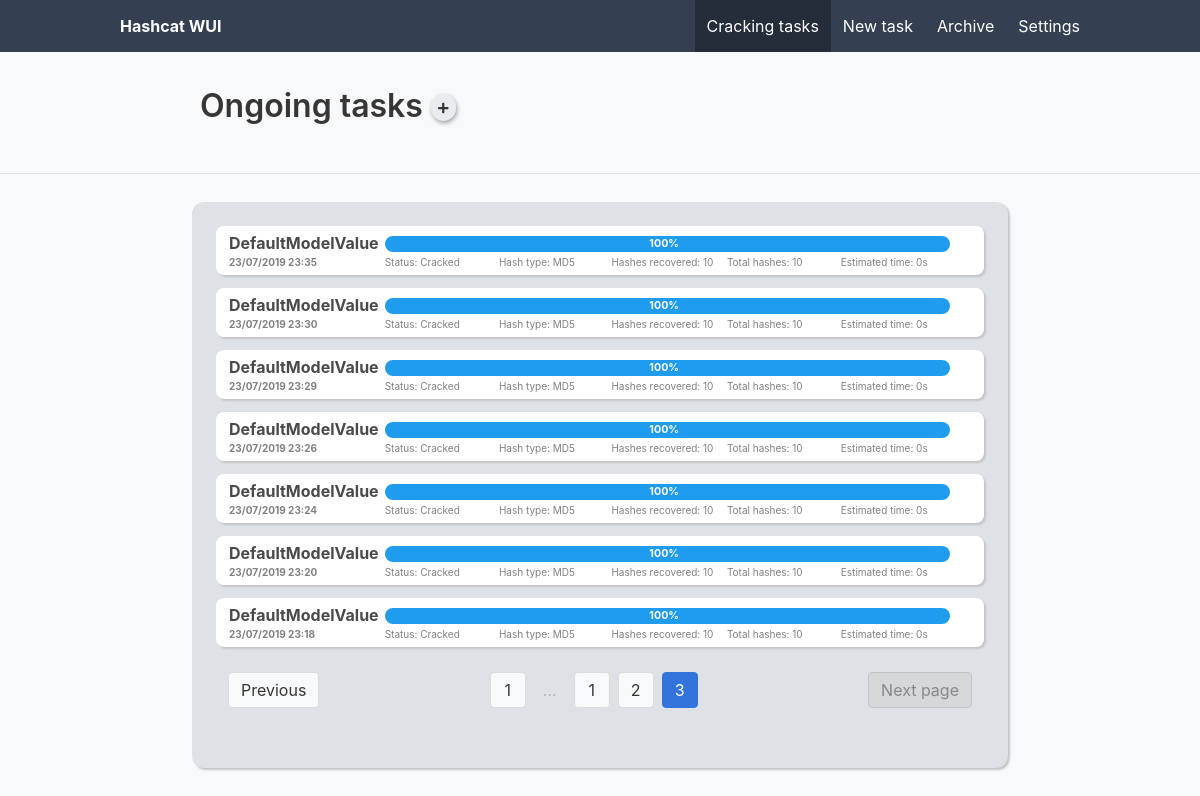
The page /home?p=3 on the database its author committed.
### hashcat/models.py (models this page shows, shortened)
class CrackingTask(models.Model):
	name = models.CharField(max_length=200, default="DefaultModelValue")
	status = models.IntegerField()
	speed = models.IntegerField()
	recoveredHashes = models.IntegerField()
	totalLoadedHashes = models.IntegerField()
	triedPasswords = models.IntegerField()
	totalPasswords = models.IntegerField()
	startDate = models.DateTimeField('date created', default=timezone.now)
	hashType = models.IntegerField()
	attackMode = models.IntegerField()
	sessionID = models.UUIDField(unique=True, default=uuid.uuid4, editable=False)
	def statusText(self):
		switcher = {
			0: "Starting",
			3: "Running",
			5: "Exhausted",
			6: "Cracked",
			7: "Aborted",
			8: "Quit"
		}
		return switcher.get(self.status,"Invalid_Status")
	def progressPercent(self):
		if(self.status==6):
				return round(100, 2)
		if self.triedPasswords and self.totalPasswords:
				return round(int(self.triedPasswords)/int(self.totalPasswords)*100,2)
		else:
			return 0
	def estimatedTime(self):
		if self.triedPasswords and self.totalPasswords and self.speed:
			if(self.status==6):
				return 0
			else:
				return round((int(self.totalPasswords)-int(self.triedPasswords))/int(self.speed))
		else:
			return 0
	def hashTypeText(self):
		switcher = {
			0: "MD5",
			900: "MD4",
			5100: "Half MD5",
			100: "SHA1",
			1300: "SHA2-224",
			1400: "SHA2-256",
			10800: "SHA2-384",
			1700: "SHA2-512",
			17300: "SHA3-224",
			17400: "SHA3-256",
			17500: "SHA3-384",
			17600: "SHA3-512",
			17700: "Keccak-224",
			17800: "Keccak-256",
			17900: "Keccak-384",
			18000: "Keccak-512",
			600: "BLAKE2b-512",
			10100: "SipHash",
			6000: "RIPEMD-160",
			6100: "Whirlpool",
			6900: "GOST R 34.11-94",
			11700: "GOST R 34.11-2012 (Streebog) 256-bit, big-endian",
			11800: "GOST R 34.11-2012 (Streebog) 512-bit, big-endian",
			10: "md5($pass.$salt",
			20: "md5($salt.$pass",
			30: "md5(utf16le($pass).$salt",
			40: "md5($salt.utf16le($pass",
			3800: "md5($salt.$pass.$salt",
			3710: "md5($salt.md5($pass",
			4010: "md5($salt.md5($salt.$pass",
			4110: "md5($salt.md5($pass.$salt",
			2600: "md5(md5($pass",
			3910: "md5(md5($pass).md5($salt",
			4300: "md5(strtoupper(md5($pass",
			4400: "md5(sha1($pass",
			110: "sha1($pass.$salt",
			120: "sha1($salt.$pass",
			130: "sha1(utf16le($pass).$salt",
			140: "sha1($salt.utf16le($pass",
			4500: "sha1(sha1($pass",
			4520: "sha1($salt.sha1($pass",
			4700: "sha1(md5($pass",
			4900: "sha1($salt.$pass.$salt",
			14400: "sha1(CX",
			1410: "sha256($pass.$salt",
			1420: "sha256($salt.$pass",
			1430: "sha256(utf16le($pass).$salt",
			1440: "sha256($salt.utf16le($pass",
			1710: "sha512($pass.$salt",
			1720: "sha512($salt.$pass",
			1730: "sha512(utf16le($pass).$salt",
			1740: "sha512($salt.utf16le($pass",
			50: "HMAC-MD5 (key = $pass",
			60: "HMAC-MD5 (key = $salt",
			150: "HMAC-SHA1 (key = $pass",
			160: "HMAC-SHA1 (key = $salt",
			1450: "HMAC-SHA256 (key = $pass",
			1460: "HMAC-SHA256 (key = $salt",
			1750: "HMAC-SHA512 (key = $pass",
			1760: "HMAC-SHA512 (key = $salt",
			11750: "HMAC-Streebog-256 (key = $pass), big-endian",
			11760: "HMAC-Streebog-256 (key = $salt), big-endian",
			11850: "HMAC-Streebog-512 (key = $pass), big-endian",
			11860: "HMAC-Streebog-512 (key = $salt), big-endian",
			14000: "DES (PT = $salt, key = $pass",
			14100: "3DES (PT = $salt, key = $pass",
			14900: "Skip32 (PT = $salt, key = $pass",
			15400: "ChaCha20",
			400: "phpass",
			8900: "scrypt",
			11900: "PBKDF2-HMAC-MD5",
			12000: "PBKDF2-HMAC-SHA1",
			10900: "PBKDF2-HMAC-SHA256",
			12100: "PBKDF2-HMAC-SHA512",
			23: "Skype",
			2500: "WPA-EAPOL-PBKDF2",
			2501: "WPA-EAPOL-PMK",
			16800: "WPA-PMKID-PBKDF2",
			16801: "WPA-PMKID-PMK",
			4800: "iSCSI CHAP authentication, MD5(CHAP",
			5300: "IKE-PSK MD5",
			5400: "IKE-PSK SHA1",
			5500: "NetNTLMv1",
			5500: "NetNTLMv1+ESS",
			5600: "NetNTLMv2",
			7300: "IPMI2 RAKP HMAC-SHA1",
			7500: "Kerberos 5 AS-REQ Pre-Auth etype 23",
			8300: "DNSSEC (NSEC3",
			10200: "CRAM-MD5",
			11100: "PostgreSQL CRAM (MD5",
			11200: "MySQL CRAM (SHA1",
			11400: "SIP digest authentication (MD5",
			13100: "Kerberos 5 TGS-REP etype 23",
			16100: "TACACS",
			16500: "JWT (JSON Web Token",
			18200: "Kerberos 5 AS-REP etype 23",
			121: "SMF (Simple Machines Forum) > v1.1",
			400: "phpBB3 (MD5",
			2611: "vBulletin &lt; v3.8.5",
			2711: "vBulletin >= v3.8.5",
			2811: "MyBB 1.2",
			2811: "IPB2+ (Invision Power Board",
			8400: "WBB3 (Woltlab Burning Board",
			11: "Joomla &lt; 2.5.18",
			400: "Joomla >= 2.5.18 (MD5",
			400: "WordPress (MD5",
			2612: "PHPS",
			7900: "Drupal7",
			21: "osCommerce",
			21: "xt:Commerce",
			11000: "PrestaShop",
			124: "Django (SHA-1",
			10000: "Django (PBKDF2-SHA256",
			16000: "Tripcode",
			3711: "MediaWiki B type",
			13900: "OpenCart",
			4521: "Redmine",
			4522: "PunBB",
			12001: "Atlassian (PBKDF2-HMAC-SHA1",
			12: "PostgreSQL",
			131: "MSSQL (2000",
			132: "MSSQL (2005",
			1731: "MSSQL (2012, 2014",
			200: "MySQL323",
			300: "MySQL4.1/MySQL5",
			3100: "Oracle H: Type (Oracle 7",
			112: "Oracle S: Type (Oracle 11",
			12300: "Oracle T: Type (Oracle 12",
			8000: "Sybase ASE",
			141: "Episerver 6.x &lt; .NET 4",
			1441: "Episerver 6.x >= .NET 4",
			1600: "Apache $apr1$ MD5, md5apr1, MD5 (APR",
			12600: "ColdFusion 10",
			1421: "hMailServer",
			101: "nsldap, SHA-1(Base64), Netscape LDAP SHA",
			111: "nsldaps, SSHA-1(Base64), Netscape LDAP SSHA",
			1411: "SSHA-256(Base64), LDAP {SSHA256",
			1711: "SSHA-512(Base64), LDAP {SSHA512",
			16400: "CRAM-MD5 Dovecot",
			15000: "FileZilla Server >= 0.9.55",
			11500: "CRC32",
			3000: "LM",
			1000: "NTLM",
			1100: "Domain Cached Credentials (DCC), MS Cache",
			2100: "Domain Cached Credentials 2 (DCC2), MS Cache 2",
			15300: "DPAPI masterkey file v1",
			15900: "DPAPI masterkey file v2",
			12800: "MS-AzureSync  PBKDF2-HMAC-SHA256",
			1500: "descrypt, DES (Unix), Traditional DES",
			12400: "BSDi Crypt, Extended DES",
			500: "md5crypt, MD5 (Unix), Cisco-IOS $1$ (MD5",
			3200: "bcrypt $2*$, Blowfish (Unix",
			7400: "sha256crypt $5$, SHA256 (Unix",
			1800: "sha512crypt $6$, SHA512 (Unix",
			122: "macOS v10.4, MacOS v10.5, MacOS v10.6",
			1722: "macOS v10.7",
			7100: "macOS v10.8+ (PBKDF2-SHA512",
			6300: "AIX {smd5",
			6700: "AIX {ssha1",
			6400: "AIX {ssha256",
			6500: "AIX {ssha512",
			2400: "Cisco-PIX MD5",
			2410: "Cisco-ASA MD5",
			500: "Cisco-IOS $1$ (MD5",
			5700: "Cisco-IOS type 4 (SHA256",
			9200: "Cisco-IOS $8$ (PBKDF2-SHA256",
			9300: "Cisco-IOS $9$ (scrypt",
			22: "Juniper NetScreen/SSG (ScreenOS",
			501: "Juniper IVE",
			15100: "Juniper/NetBSD sha1crypt",
			7000: "FortiGate (FortiOS",
			5800: "Samsung Android Password/PIN",
			13800: "Windows Phone 8+ PIN/password",
			8100: "Citrix NetScaler",
			8500: "RACF",
			7200: "GRUB 2",
			9900: "Radmin2",
			125: "ArubaOS",
			7700: "SAP CODVN B (BCODE",
			7701: "SAP CODVN B (BCODE) via RFC_READ_TABLE",
			7800: "SAP CODVN F/G (PASSCODE",
			7801: "SAP CODVN F/G (PASSCODE) via RFC_READ_TABLE",
			10300: "SAP CODVN H (PWDSALTEDHASH) iSSHA-1",
			8600: "Lotus Notes/Domino 5",
			8700: "Lotus Notes/Domino 6",
			9100: "Lotus Notes/Domino 8",
			133: "PeopleSoft",
			13500: "PeopleSoft PS_TOKEN",
			11600: "7-Zip",
			12500: "RAR3-hp",
			13000: "RAR5",
			13200: "AxCrypt",
			13300: "AxCrypt in-memory SHA1",
			13600: "WinZip",
			14700: "iTunes backup &lt; 10.0",
			14800: "iTunes backup >= 10.0",
			6211: "TrueCrypt PBKDF2-HMAC-RIPEMD160 XTS 512 bit",
			6212: "TrueCrypt PBKDF2-HMAC-RIPEMD160 XTS 1024 bit",
			6213: "TrueCrypt PBKDF2-HMAC-RIPEMD160 XTS 1536 bit",
			6221: "TrueCrypt PBKDF2-HMAC-SHA512 XTS 512 bit",
			6222: "TrueCrypt PBKDF2-HMAC-SHA512 XTS 1024 bit",
			6223: "TrueCrypt PBKDF2-HMAC-SHA512 XTS 1536 bit",
			6231: "TrueCrypt PBKDF2-HMAC-Whirlpool XTS 512 bit",
			6232: "TrueCrypt PBKDF2-HMAC-Whirlpool XTS 1024 bit",
			6233: "TrueCrypt PBKDF2-HMAC-Whirlpool XTS 1536 bit",
			6241: "TrueCrypt PBKDF2-HMAC-RIPEMD160 + boot-mode XTS 512 bit",
			6242: "TrueCrypt PBKDF2-HMAC-RIPEMD160 + boot-mode XTS 1024 bit",
			6243: "TrueCrypt PBKDF2-HMAC-RIPEMD160 + boot-mode XTS 1536 bit",
			8800: "Android FDE &lt;= 4.3",
			12900: "Android FDE (Samsung DEK",
			12200: "eCryptfs" ,
			13711: "VeraCrypt PBKDF2-HMAC-RIPEMD160 XTS 512 bit",
			13712: "VeraCrypt PBKDF2-HMAC-RIPEMD160 XTS 1024 bit",
			13713: "VeraCrypt PBKDF2-HMAC-RIPEMD160 XTS 1536 bit",
			13721: "VeraCrypt PBKDF2-HMAC-SHA512 XTS 512 bit",
			13722: "VeraCrypt PBKDF2-HMAC-SHA512 XTS 1024 bit",
			13723: "VeraCrypt PBKDF2-HMAC-SHA512 XTS 1536 bit",
			13731: "VeraCrypt PBKDF2-HMAC-Whirlpool XTS 512 bit",
			13732: "VeraCrypt PBKDF2-HMAC-Whirlpool XTS 1024 bit",
			13733: "VeraCrypt PBKDF2-HMAC-Whirlpool XTS 1536 bit",
			13741: "VeraCrypt PBKDF2-HMAC-RIPEMD160 + boot-mode XTS 512 bit",
			13742: "VeraCrypt PBKDF2-HMAC-RIPEMD160 + boot-mode XTS 1024 bit",
			13743: "VeraCrypt PBKDF2-HMAC-RIPEMD160 + boot-mode",
			13751: "VeraCrypt PBKDF2-HMAC-SHA256 XTS 512 bit",
			13752: "VeraCrypt PBKDF2-HMAC-SHA256 XTS 1024 bit",
			13753: "VeraCrypt PBKDF2-HMAC-SHA256 XTS 1536 bit",
			13761: "VeraCrypt PBKDF2-HMAC-SHA256 + boot-mode XTS 512 bit",
			13762: "VeraCrypt PBKDF2-HMAC-SHA256 + boot-mode XTS 1024 bit",
			13763: "VeraCrypt PBKDF2-HMAC-SHA256 + boot-mode",
			13771: "VeraCrypt PBKDF2-HMAC-Streebog-512 XTS 512 bit",
			13772: "VeraCrypt PBKDF2-HMAC-Streebog-512 XTS 1024 bit",
			13773: "VeraCrypt PBKDF2-HMAC-Streebog-512 XTS 1536 bit",
			14600: "LUKS",
			16700: "FileVault 2",
			18300: "Apple File System (APFS",
			9700: "MS Office &lt;= 2003 $0/$1, MD5 + RC4",
			9710: "MS Office &lt;= 2003 $0/$1, MD5 + RC4, collider #1",
			9720: "MS Office &lt;= 2003 $0/$1, MD5 + RC4, collider #2",
			9800: "MS Office &lt;= 2003 $3/$4, SHA1 + RC4",
			9810: "MS Office &lt;= 2003 $3, SHA1 + RC4, collider #1",
			9820: "MS Office &lt;= 2003 $3, SHA1 + RC4, collider #2",
			9400: "MS Office 2007",
			9500: "MS Office 2010",
			9600: "MS Office 2013",
			10400: "PDF 1.1 - 1.3 (Acrobat 2 - 4",
			10410: "PDF 1.1 - 1.3 (Acrobat 2 - 4), collider #1",
			10420: "PDF 1.1 - 1.3 (Acrobat 2 - 4), collider #2",
			10500: "PDF 1.4 - 1.6 (Acrobat 5 - 8",
			10600: "PDF 1.7 Level 3 (Acrobat 9",
			10700: "PDF 1.7 Level 8 (Acrobat 10 - 11",
			16200: "Apple Secure Notes",
			9000: "Password Safe v2",
			5200: "Password Safe v3",
			6800: "LastPass + LastPass sniffed",
			6600: "1Password, agilekeychain",
			8200: "1Password, cloudkeychain",
			11300: "Bitcoin/Litecoin wallet.dat",
			12700: "Blockchain, My Wallet",
			15200: "Blockchain, My Wallet, V2",
			16600: "Electrum Wallet (Salt-Type 1-3",
			13400: "KeePass 1 (AES/Twofish) and KeePass 2 (AES",
			15500: "JKS Java Key Store Private Keys (SHA1",
			15600: "Ethereum Wallet, PBKDF2-HMAC-SHA256",
			15700: "Ethereum Wallet, SCRYPT",
			16300: "Ethereum Pre-Sale Wallet, PBKDF2-HMAC-SHA256",
			16900: "Ansible Vault",
			18100: "TOTP (HMAC-SHA1",
			99999: "Plaintext"
		}
		return switcher.get(self.hashType,"Invalid_Hash_Type")

### hashcat/views/gui.py (the view)
# urls.py: 2. Add a URL to urlpatterns:  path('', views.home, name='home')
@require_http_methods(["GET"])
def home(request):
	template = "hashcat/home.html"
	crackingTask_list = CrackingTask.objects.all().order_by('-id')
	paginator = Paginator(crackingTask_list, 10)
	page = request.GET.get('p')
	crackingTasks = paginator.get_page(page)
	context = { 'crackingTasks' : crackingTasks }
	return render(request, template, context)

### hashcat/templates/hashcat/home.html (shortened to what this page needs)
{% extends 'hashcat/base.html' %}
{% block subtitle %}
Ongoing tasks
<a class="button is-small new-button" href="{% url 'new' %}" >
	<span class="icon is-small">
		<i class="fas fa-plus"></i>
	</span>
</a>
{% endblock %}
{% block nav-home %}<a href="#" class="navbar-item is-active">Cracking tasks</a>{% endblock %}
{% block content %}
	{% if crackingTasks %}
	    {% for crackingTask in crackingTasks %}
	    <div class="columns progress-column link" style="margin-bottom:25px;" onclick="location.href='{% url 'status' crackingTask.id %}';">
			<table style="width: 100%;">
				<tr>
					<td class="has-text-left has-text-weight-bold" style="width: 11%; padding-top: 5px; padding-left:13px">{{crackingTask.name}}</td>
					<td colspan=5 style="width: 84%; padding-top: 10px; padding-left:6px" class="progress-wrapper">
						<progress class="progress is-info" style="margin:0px;" value="{{crackingTask.progressPercent}}" max="100" id="crackingProgress-{{crackingTask.id}}">{{crackingTask.progressPercent}}%</progress><p class="progress-value has-text-white" id="crackingPercentage-{{crackingTask.id}}">{{crackingTask.progressPercent}}%</p>
					</td>
					<td rowspan=2 class="has-text-centered has-text-weight-bold" style="width: 5%;">
					</td>
				</tr>
					<td class="small-status-label has-text-weight-bold" style="padding-left:13px">{{crackingTask.startDate|date:"d/m/Y H:i"}}</td>
					<td class="small-status-label small-status-label-size">Status: <span id="crackingStatus-{{crackingTask.id}}">{{crackingTask.statusText}}</span></td>
					<td class="small-status-label small-status-label-size">Hash type: {{crackingTask.hashTypeText}}</td>
					<td class="small-status-label small-status-label-size">Hashes recovered: <span id="recoveredHashes-{{crackingTask.id}}">{{crackingTask.recoveredHashes}}</span></td>
					<td class="small-status-label small-status-label-size">Total hashes: {{crackingTask.totalLoadedHashes}}</td>
					<td class="small-status-label small-status-label-size">Estimated time: <span id="estimatedTime-{{crackingTask.id}}">{{crackingTask.estimatedTime}}s</span></td>
			</table>
		</div>
	    {% endfor %}
	    {% if crackingTasks.paginator.num_pages != 1 %}
			<nav class="pagination is-centered" role="navigation" aria-label="pagination">
				<a class="pagination-previous white-background" {% if crackingTasks.has_previous %} href="?p={{ crackingTasks.previous_page_number }}" {% else %} disabled {% endif %}>Previous</a>
				<a class="pagination-next white-background" {% if crackingTasks.has_next %} href="?p={{ crackingTasks.next_page_number }}" {% else %} disabled {% endif %}>Next page</a>
				<ul class="pagination-list">
					{% if crackingTasks.number != 1 %}
					<li><a class="pagination-link white-background" href="?p=1">1</a></li>
					<li><span class="pagination-ellipsis">&hellip;</span></li>
					{% endif %}
					{% if crackingTasks.number|add:"2" > crackingTasks.paginator.num_pages %}
					<li><a class="pagination-link white-background" href="?p={{ crackingTasks.number|add:'-2' }}">{{ crackingTasks.number|add:"-2" }}</a></li>
					{% endif %}
					{% if crackingTasks.number > 2 %}
					<li><a class="pagination-link white-background" href="?p={{ crackingTasks.number|add:'-1' }}">{{ crackingTasks.number|add:"-1" }}</a></li>
					{% endif %}
					<li><a class="pagination-link is-current">{{ crackingTasks.number }}</a></li>
				</ul>
			</nav>
		{% endif %}
	{% else %}
		<div class="columns progress-column has-text-centered" style="margin-bottom:25px; padding: 25px;">
			No tasks are available.
		</div>
	{% endif %}
{% endblock %}

### static/css/base.css (style rules this page uses)
html { margin: 0; height: 100%; }
body { margin: 0; height: 100%; }
body { padding-bottom: 8px; background-color:#F8F9FA }
.small-status-label { color:grey; font-size:10px; padding-bottom: 5px; padding-left: 6px; }
.small-status-label-size { width: 16%; }
.new-button { border-radius: 100px !important; font-size: 14px; border-width: 0px; box-shadow: 1px 2px 4px rgb(161, 161, 161); margin-top: 6px; background-color: #e9ecef; }
.navbar.is-primary .navbar-end>a.navbar-item.is-active { background-color: #252D3B; }
.progress-column { border-radius: 8px; background: white; box-shadow: 2px 2px 2px rgb(197, 197, 197); }
.pagination-link[disabled], .pagination-next[disabled], .pagination-previous[disabled] { background-color: #cdcdcd; border-color: #a7a7a7; box-shadow: none; color: #31302e; opacity: .5; }
.white-background { background-color: #F8F9FA; }
.progress-wrapper { position: relative; }
.progress-value { position: absolute; top: 10px; left: 50%; transform: translateX(-50%); font-size: calc(1rem / 1.5); line-height: 1rem; font-weight: bold; }

### rows shown on the page
CrackingTask: name "DefaultModelValue", progressPercent "100", startDate "23/07/2019 23:35", statusText "Cracked", hashTypeText "MD5", recoveredHashes "10", totalLoadedHashes "10", estimatedTime "0"
CrackingTask: name "DefaultModelValue", progressPercent "100", startDate "23/07/2019 23:30", statusText "Cracked", hashTypeText "MD5", recoveredHashes "10", totalLoadedHashes "10", estimatedTime "0"
CrackingTask: name "DefaultModelValue", progressPercent "100", startDate "23/07/2019 23:29", statusText "Cracked", hashTypeText "MD5", recoveredHashes "10", totalLoadedHashes "10", estimatedTime "0"
CrackingTask: name "DefaultModelValue", progressPercent "100", startDate "23/07/2019 23:26", statusText "Cracked", hashTypeText "MD5", recoveredHashes "10", totalLoadedHashes "10", estimatedTime "0"
CrackingTask: name "DefaultModelValue", progressPercent "100", startDate "23/07/2019 23:24", statusText "Cracked", hashTypeText "MD5", recoveredHashes "10", totalLoadedHashes "10", estimatedTime "0"
CrackingTask: name "DefaultModelValue", progressPercent "100", startDate "23/07/2019 23:20", statusText "Cracked", hashTypeText "MD5", recoveredHashes "10", totalLoadedHashes "10", estimatedTime "0"
CrackingTask: name "DefaultModelValue", progressPercent "100", startDate "23/07/2019 23:18", statusText "Cracked", hashTypeText "MD5", recoveredHashes "10", totalLoadedHashes "10", estimatedTime "0"

### other values the page prints
{{ crackingTasks.number|add:"-2" }} "1"
{{ crackingTasks.number|add:"-1" }} "2"
{{ crackingTasks.number }} "3"
